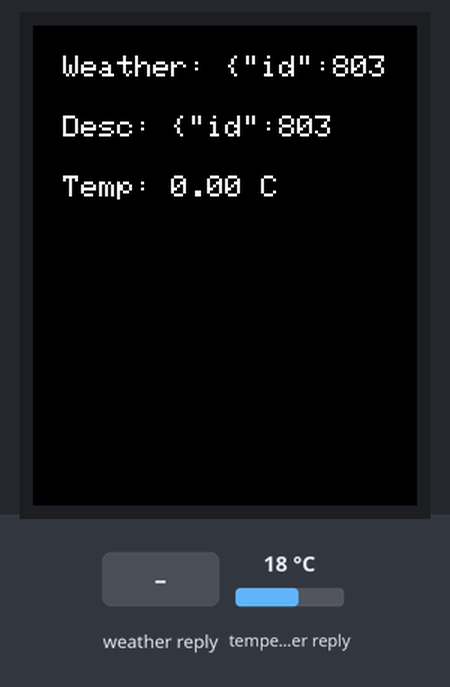
The sketch below on a simulated ESP32. On the bench: 128×160 colour display. The inputs (shaded band) are chosen by the test bench; at power-on: temperature in the weather reply 18 °C. WiFi joins after 1.5 s; servers stay silent unless stated; web services answer with replies made up by the test bench; what the sketch prints to the serial monitor is not drawn.

Above: at 2.8 s.
2.9 s: weather in the web reply set to Clear
9.6 s: weather in the web reply set to Rain
At 15.0 s:
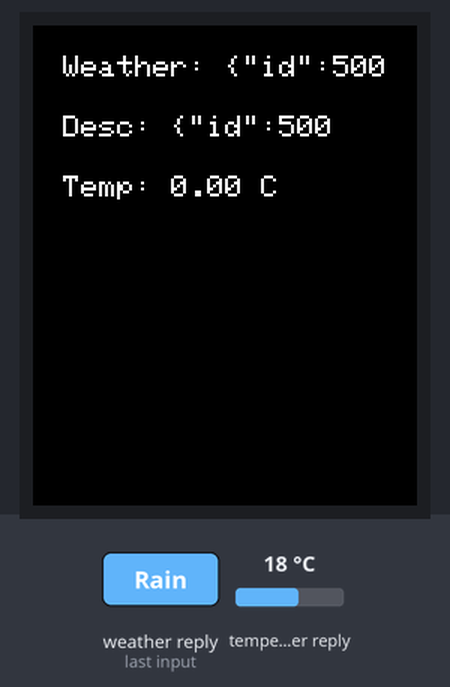
15.9 s: weather in the web reply set to Snow
At 21.8 s:
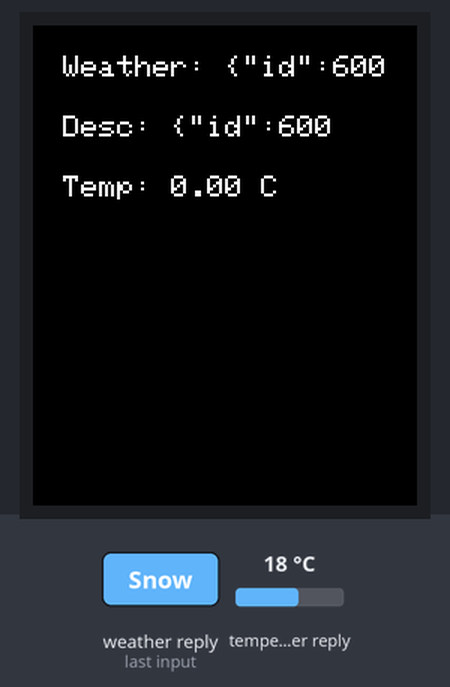
22.2 s: weather in the web reply set to Thunderstorm
At 27.5 s:
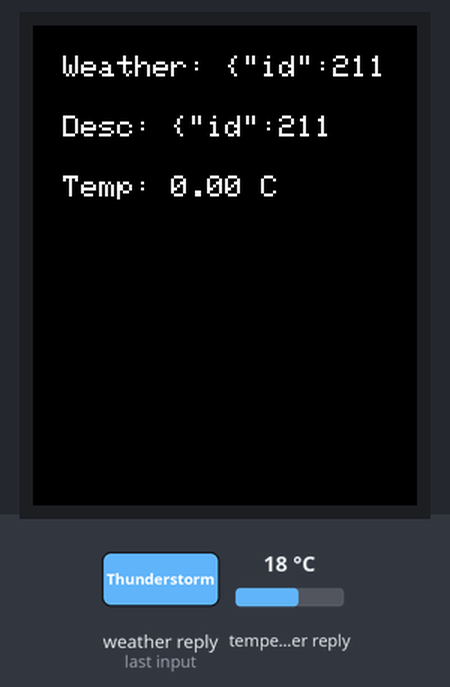
40.8 s: weather in the web reply set to Mist
At 46.9 s:
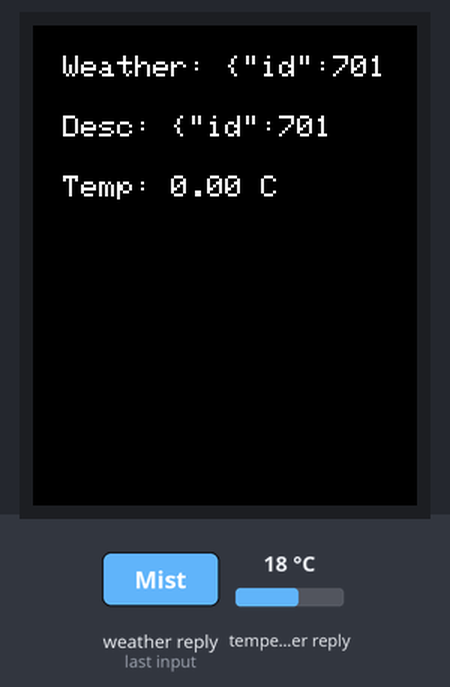
Timing chart, 0 to 48.2 s (numbered marks = the images above; inputs shaded):
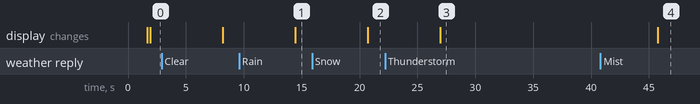

Measured:
- after the input at 9.6 s, the display: changes after 4.8 s (image 1)
- after the input at 15.9 s, the display: changes after 4.8 s (image 2)
- after the input at 22.2 s, the display: changes after 4.8 s (image 3)
- after the input at 40.8 s, the display: changes after 4.9 s (image 4)

The sketch:

weather_code.ino
```cpp
#include <WiFi.h>
#include <HTTPClient.h>
#include <Adafruit_GFX.h>
#include <Adafruit_ST7735.h>

const char* ssid = "Souptik";// your network SSID (name)
const char* password = "XXXXXXXXxx";// your password

const char* apiKey = "YourAPIKey";// your OpenWeatherMap API key
const char* city = "Kolkata";
const char* countryCode = "IN";
const char* units = "metric"; // "imperial" for Fahrenheit

String weatherURL = "http://api.openweathermap.org/data/2.5/weather?q=" + String(city) + "," + String(countryCode) + "&appid=" + String(apiKey) + "&units=" + String(units);

#define TFT_CS    10
#define TFT_RST   9
#define TFT_DC    8
Adafruit_ST7735 tft = Adafruit_ST7735(TFT_CS, TFT_DC, TFT_RST);

void setup() {
  Serial.begin(115200);

  tft.initR(INITR_BLACKTAB);
  tft.fillScreen(ST7735_BLACK);
  tft.setTextColor(ST7735_WHITE);
  tft.setTextSize(1);
  tft.setCursor(10, 10);
  tft.println("Connecting to WiFi...");

  WiFi.begin(ssid, password);
  while (WiFi.status() != WL_CONNECTED) {
    delay(500);
    Serial.print(".");
  }
  Serial.println("\nWiFi Connected");
  tft.println("WiFi Connected");
}

void loop() {
  if (WiFi.status() == WL_CONNECTED) {
    HTTPClient http;
    http.begin(weatherURL);

    int httpResponseCode = http.GET();

    if (httpResponseCode > 0) {
      String payload = http.getString();
      Serial.println(payload);

      String weather = parseJSON(payload, "weather", "main");
      String description = parseJSON(payload, "weather", "description");
      float temp = parseJSON(payload, "main", "temp").toFloat();

      tft.fillScreen(ST7735_BLACK);
      tft.setCursor(10, 10);
      tft.print("Weather: ");
      tft.println(weather);
      tft.setCursor(10, 30);
      tft.print("Desc: ");
      tft.println(description);
      tft.setCursor(10, 50);
      tft.print("Temp: ");
      tft.print(temp);
      tft.println(" C");
    } else {
      Serial.print("Error code: ");
      Serial.println(httpResponseCode);
    }
    http.end();
  }
  delay(6000);
}

String parseJSON(String json, String object, String key) {
  int startIndex = json.indexOf(object) + object.length() + 3;
  int endIndex = json.indexOf(",", startIndex);
  return json.substring(startIndex, endIndex);
}
```
